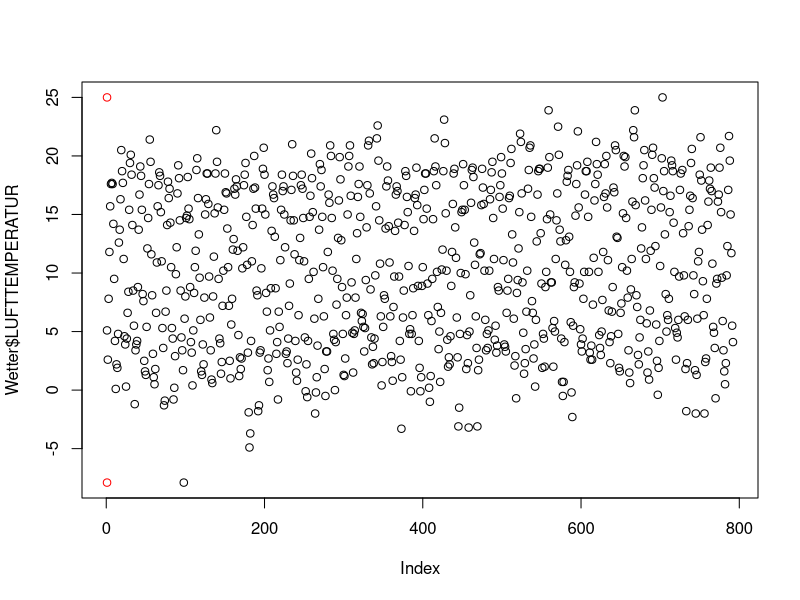
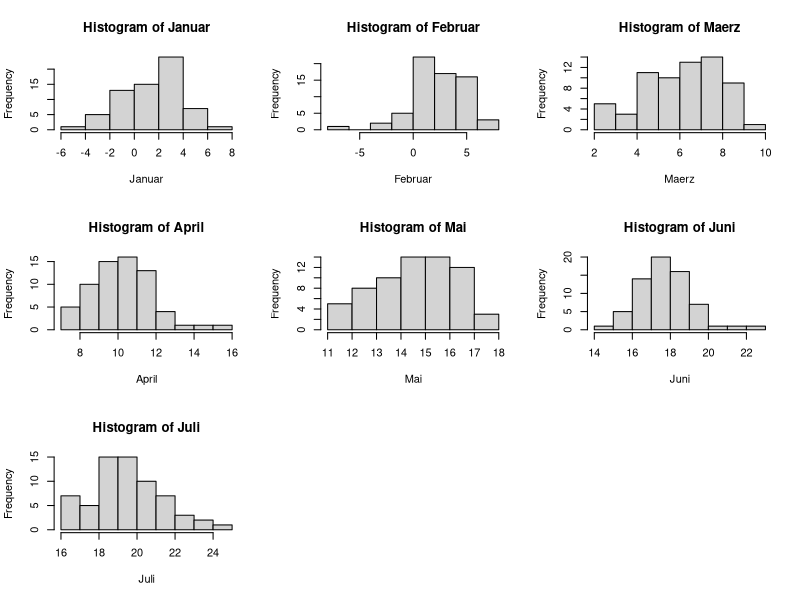
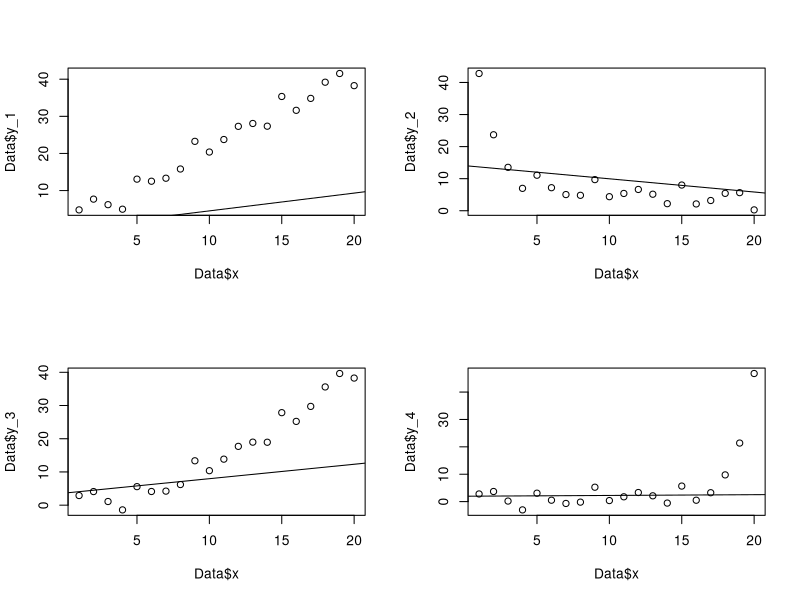

These figures' R source, in order:
Wetter <- read.table(file="Wetterdaten.txt",header=TRUE,sep=";")

Wetter[Wetter == -999.0] <- NA


plot(x=Wetter$LUFTTEMPERATUR)
points(max(Wetter$LUFTTEMPERATUR,na.rm=TRUE),col="red")
points(min(Wetter$LUFTTEMPERATUR,na.rm=TRUE),col="red")




sd(x = Wetter$LUFTTEMPERATUR,na.rm = TRUE)/sqrt(length(Wetter$LUFTTEMPERATUR))


#%%%%%%%%%%%%%%%%%%%%%%%%%%%%%%%%%%%%%%%%%%%%%%%%%%%
# Extract Termperature data of specific months (vectors)
indJa <- seq(from=1, to=length(Wetter$LUFTTEMPERATUR), by=12)
indFe <- seq(from=2, to=length(Wetter$LUFTTEMPERATUR), by=12)
indMz <- seq(from=3, to=length(Wetter$LUFTTEMPERATUR), by=12)
indAp <- seq(from=4, to=length(Wetter$LUFTTEMPERATUR), by=12)
indMa <- seq(from=5, to=length(Wetter$LUFTTEMPERATUR), by=12)
indJu <- seq(from=6, to=length(Wetter$LUFTTEMPERATUR), by=12)
indJi <- seq(from=7, to=length(Wetter$LUFTTEMPERATUR), by=12) 

Januar <- Wetter[indJa,7]
Februar <- Wetter[indFe,7]
Maerz <- Wetter[indMz,7]
April <- Wetter[indAp,7]
Mai <- Wetter[indMa,7]
Juni <- Wetter[indJu,7]
Juli <- Wetter[indJi,7]

par(mfrow=c(3,3))
hist(x=Januar)
hist(x=Februar )
hist(x=Maerz )
hist(x=April )
hist(x=Mai )
hist(x=Juni )
hist(x=Juli )


StJa <- sd(Januar)
StJi <- sd(Juli)

MJa <- mean(Januar)
MJi <- mean(Juli)

SterJa <-  StJa /sqrt(length(Januar))
SterJi <-  StJi /sqrt(length(Juli))


#%%%%%%%%%%%%%%%%%%%%%%%%%%%%%%%%%%%%%%5
# Extract Termperature data of specific months (loop)

j <- 1
ind <- 1
month <- 1
schleifenvar <- length(Wetter$LUFTTEMPERATUR) / 12

Months <- matrix(data=NA,nrow=7,ncol=schleifenvar)

for (ij in 1:7){
for (i in 1:schleifenvar ) 
{
Months[ij,ind] <- Wetter[j,7]
j = j+12
ind = ind+1
}
j <- 1+month
ind <- 1
month = month+1
}


#%%%%%%%%%%%%%%%%%%%%%%%%%%%%%%%%%%%%%%%%
# Data fitting
Data  <- read.table(file="data_fit.txt",header=TRUE,sep=";")

data <- data.frame(x=Data$x,y=Data$y_1)
data2 <- data.frame(x=Data$x,y=Data$y_2)
data3 <- data.frame(x=Data$x,y=Data$y_3)
data4 <- data.frame(x=Data$x,y=Data$y_4)

temp <- lm(formula = x ~ y,data=data)
temp2 <- lm(formula = Data$x ~ Data$y_2,data=data2)
temp3 <- lm(formula = Data$x ~ Data$y_3,data=data3)
temp4 <- lm(formula = log(Data$x) ~ Data$y_4,data=data4)

par(mfrow=c(2,2))
plot(x=Data$x,y=Data$y_1)
abline(-0.2561, 0.4789)

plot(x=Data$x,y=Data$y_2)
abline(14.0622, -0.4115)

plot(x=Data$x,y=Data$y_3)
abline(3.6363, 0.4341)

plot(x=Data$x,y=Data$y_4)
abline(1.96881, 0.02792)






















 

